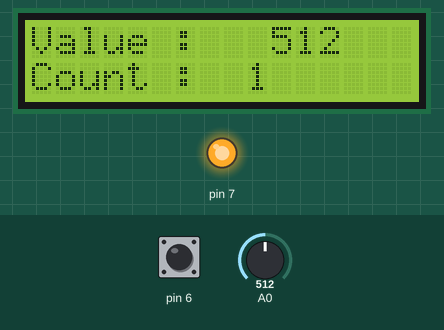
Bench run of a sketch on a simulated Arduino Uno, built with avr-gcc and run on an emulated ATmega328P. Shown: 16×2 character LCD, output pins drawn as LEDs (lit = HIGH). The inputs (shaded band) are chosen by the test bench; at power-on: A0 = 512, pin 6 HIGH.

Above: at 2.2 s.
2.3 s: A0 set to 491
At 2.7 s:
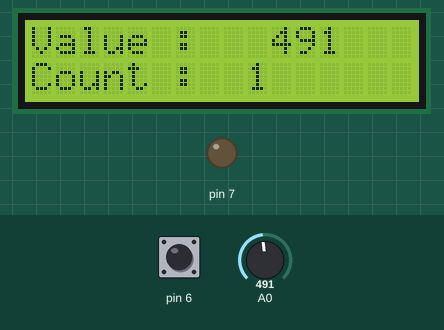
5.5 s: A0 set to 510
At 6.3 s:
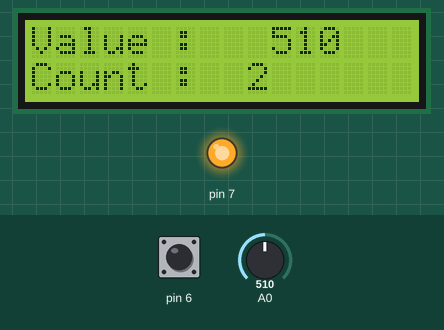
7.6 s: A0 set to 490
At 7.9 s:
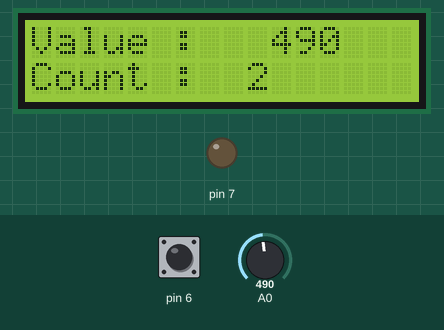
Timing chart, 0 to 10.1 s (numbered marks = the images above; inputs shaded):
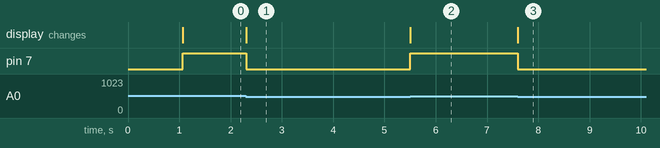

Measured:
- the behaviour switches between 500 and 499 on A0 (found by bisection; images 0 and 1)
- after the input at 2.3 s, pin 7: HIGH → LOW at once; the display: changes at once (image 1)
- after the input at 5.5 s, pin 7: LOW → HIGH at once; the display: changes at once (image 2)
- after the input at 7.6 s, pin 7: HIGH → LOW at once; the display: changes at once (image 3)

The sketch:

blink2.pdsprj.ino
```cpp
#include <LiquidCrystal.h>
#include <SoftwareSerial.h>

SoftwareSerial sim800l(0, 1); // RX,TX for Arduino and for the module it's TXD RXD, they should be inverted

// initialize the library with the numbers of the interface pins
LiquidCrystal lcd(13, 12, 11, 10, 9, 8);
int count;
int flag;

void setup() {
  // put your setup code here, to run once:
  lcd.begin(16,2);
  pinMode(A0,INPUT);
  pinMode(6,INPUT_PULLUP);
  pinMode(7, OUTPUT);
  sim800l.begin(9600);   //Module baude rate, this is on max, it depends on the version
  Serial.begin(9600);
  delay(1000);
  count = 0;
  flag=0;
}

int readPin(int pn){
  return digitalRead(pn);
}

void setPin(int pn, int state){
  digitalWrite(pn, state);
}

void loop() {
  //lcd.clear();
  lcd.setCursor(0, 0);
  lcd.print("Value : ");
  lcd.setCursor(10, 0);
  lcd.print(analogRead(A0));
  //Serial.println(analogRead(A0));

  lcd.setCursor(0, 1);
  lcd.print("Count : ");
  lcd.setCursor(9, 1);

  if(analogRead(A0)>500 && flag==0){
    setPin(7, HIGH);
    count=count+1;
    lcd.setCursor(9, 1);
    lcd.print(count);
    flag=1;
  } else if(analogRead(A0)<500 && flag==1){
    setPin(7, LOW);
    flag=0;
  }

  if (readPin(6) == LOW) {            //And if it's pressed
    Serial.println("Button pressed");   //Shows this message on the serial monitor
    delay(200);                         //Small delay to avoid detecting the button press many times
    SendSMS(count);                          //And this function is called
  }
  if (sim800l.available()){            //Displays on the serial monitor if there's a communication from the module
    Serial.write(sim800l.read());
  }
}

void SendSMS(int val){
  Serial.println("Sending SMS...");               //Show this message on serial monitor
  sim800l.print("AT+CMGF=1\r");                   //Set the module to SMS mode
  delay(100);
  sim800l.print("AT+CMGS=\"+919080659745\"\r");  //Your phone number don't forget to include your country code, example +212123456789"
  delay(500);
  sim800l.print(val);       //This is the text to send to the phone number, don't make it too long or you have to modify the SoftwareSerial buffer
  Serial.println(val);
  delay(500);
  sim800l.print((char)26);// (required according to the datasheet)
  delay(500);
  sim800l.println();
  Serial.println("Text Sent.");
  delay(500);

}
```
